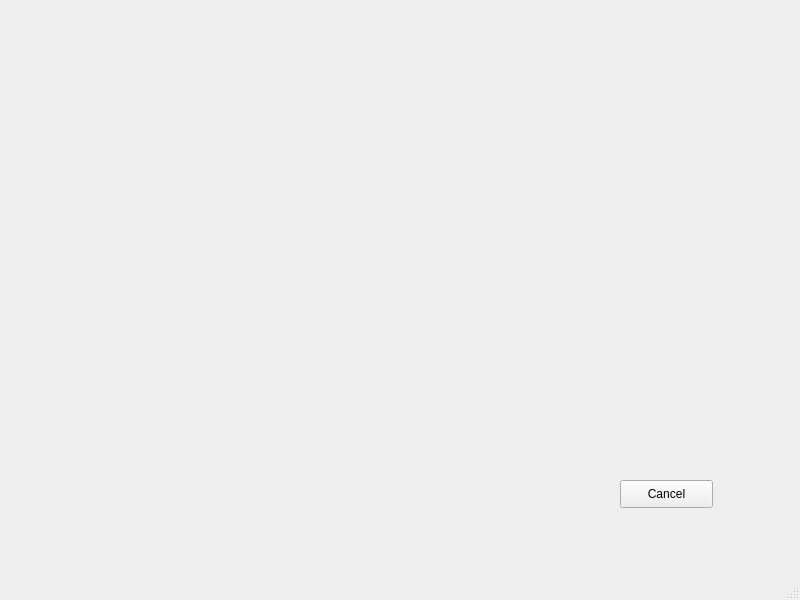
<?xml version="1.0" encoding="UTF-8"?>
<ui version="4.0">
 <class>DeleteTicket</class>
 <widget class="QMainWindow" name="DeleteTicket">
  <property name="geometry">
   <rect>
    <x>0</x>
    <y>0</y>
    <width>800</width>
    <height>600</height>
   </rect>
  </property>
  <property name="windowTitle">
   <string>MainWindow</string>
  </property>
  <widget class="QWidget" name="centralwidget">
   <widget class="QPushButton" name="button_cancel">
    <property name="geometry">
     <rect>
      <x>620</x>
      <y>480</y>
      <width>93</width>
      <height>28</height>
     </rect>
    </property>
    <property name="text">
     <string>Cancel</string>
    </property>
   </widget>
  </widget>
  <widget class="QMenuBar" name="menubar">
   <property name="geometry">
    <rect>
     <x>0</x>
     <y>0</y>
     <width>800</width>
     <height>26</height>
    </rect>
   </property>
  </widget>
  <widget class="QStatusBar" name="statusbar"/>
 </widget>
 <resources/>
 <connections/>
</ui>
